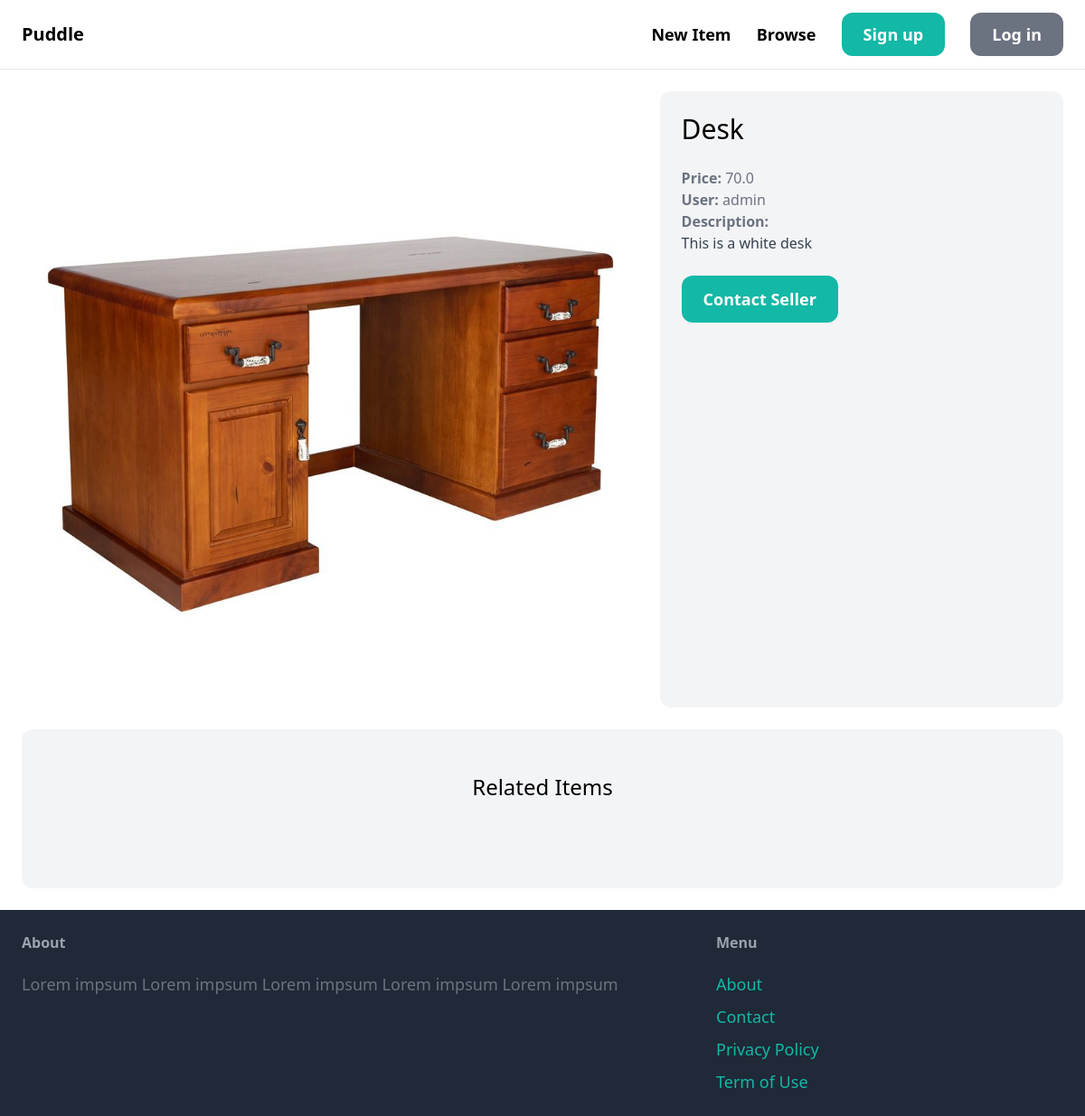
The app's page /item/2/, older data.
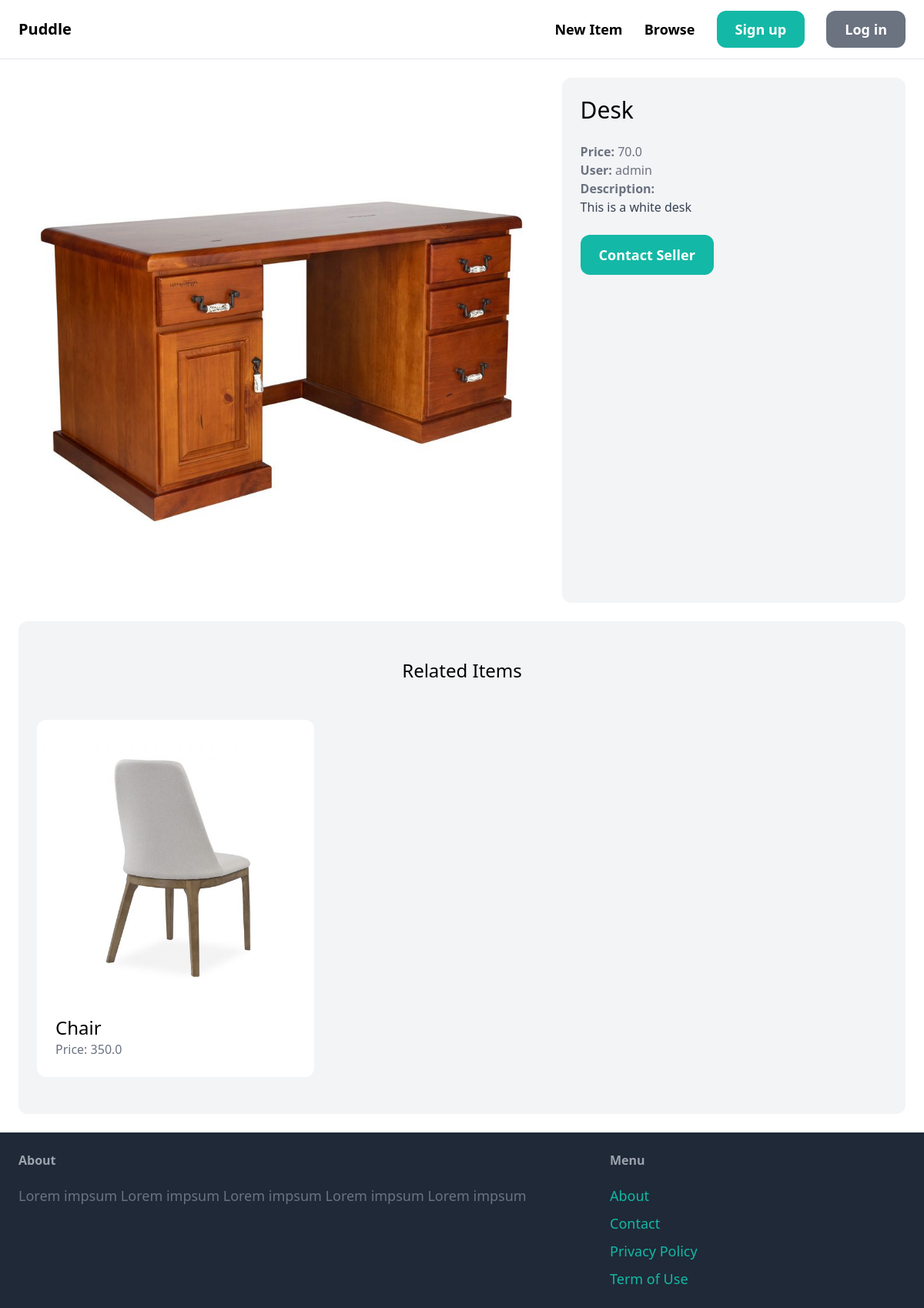
The same page, newer data.
### item/models.py (models this page shows, shortened)
class Item(models.Model):
	category = models.ForeignKey(Category, related_name='items', on_delete=models.CASCADE)
	name = models.CharField(max_length=255)
	description = models.TextField(blank=True, null=True)
	price = models.FloatField()
	image = models.ImageField(upload_to = 'item_images', blank = True, null = True)
	is_sold = models.BooleanField(default=False)
	created_by = models.ForeignKey(User, related_name='items', on_delete=models.CASCADE)
	created_at = models.DateTimeField(auto_now_add = True)

### item/views.py (the view)
# urls.py: path('<int:pk>/', views.detail, name='detail'),
def detail(request, pk):
	item = get_object_or_404(Item, pk=pk)
	related_items = Item.objects.filter(category=item.category, is_sold=False).exclude(pk=pk)[0:3]
	return render(request, 'item/detail.html', {
		'item': item,
		'related_items': related_items
	})

### item/templates/item/detail.html (shortened to what this page needs)
{% extends 'core/base.html' %}
{% block content %}
<div class="grid grid-cols-5 gap-6">
	<div class="col-span-3">
		<img src="{{ item.image.url }}" class="rounded-xl">
	</div>
	<div class="col-span-2 p-6 bg-gray-100 rounded-xl">
		<h1 class="mb-6 text-3xl">{{ item.name }}</h1>
		<p class="text-gray-500"><strong>Price: </strong>{{ item.price }} </p>
		<p class="text-gray-500"><strong>User: </strong>{{ item.created_by.username }} </p>
		{% if item.description %}
			<p class="text-gray-700">
				<strong class="text-gray-500">Description:</strong><br>
				{{ item.description }}
			</p>
		{% endif %}
		<a href="#" class="inline-block mt-6 px-6 py-3 text-lg font-semibold bg-teal-500 text-white rounded-xl hover:bg-teal-700">Contact Seller</a>
	</div>
</div>
	<div class="mt-6 px-6 py-12 bg-gray-100 rounded-xl">
		<h2 class="mb-12 text-2xl text-center">Related Items</h2>
		<div class="grid grid-cols-3 gap-3">
			{% for item in related_items %}
				<div>
					<a href="{% url 'item:detail' item.id %}">
						<div>
							<img src="{{ item.image.url }}" class="rounded-t-xl">
						</div>
						<div class="p-6 bg-white rounded-b-xl">
							<h2 class="text-2xl">{{ item.name }}</h2>
							<p class="text-gray-500">Price: {{ item.price }}</p>
						</div>
					</a>
				</div>
			{% endfor %}
		</div>
	</div>
{% endblock %}

Row changes from the older to the newer data that the page shows:
added Item: image (picture), name "Chair", price "350.0"
